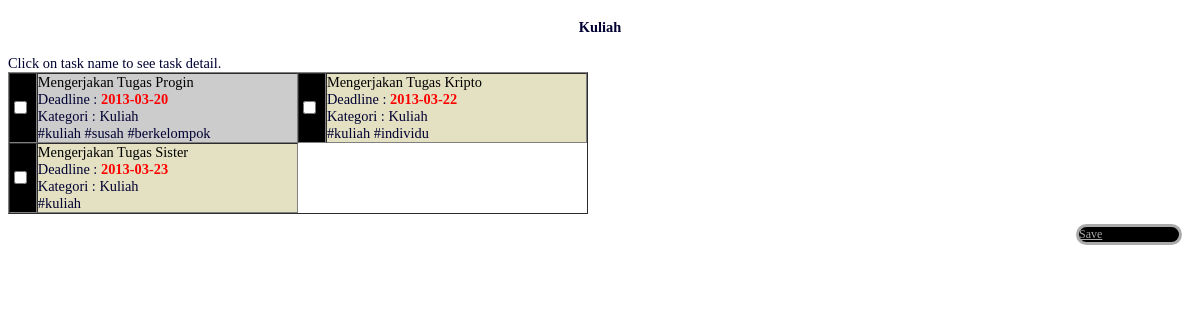
Screenshot of /src/kategori.php?categoryID=1 with the database file from the repository.
### tables this page shows
CREATE TABLE IF NOT EXISTS `category` (
  `categoryID` varchar(30) NOT NULL,
  `categoryname` varchar(30) NOT NULL,
  `creatorID` varchar(25) NOT NULL,
  PRIMARY KEY (`categoryID`)
);

CREATE TABLE IF NOT EXISTS `task` (
  `taskID` varchar(30) NOT NULL,
  `categoryID` varchar(30) NOT NULL,
  `username` varchar(30) NOT NULL,
  `taskname` varchar(30) NOT NULL,
  `status` INT NOT NULL,
  `deadline` date NOT NULL,
  PRIMARY KEY (`taskID`),
  KEY `task_ibfk_1` (`categoryID`),
  KEY `task_ibfk_2` (`username`)
);

CREATE TABLE IF NOT EXISTS `tag` (
  `taskID` varchar(30) NOT NULL,
  `tagname` varchar(30) NOT NULL,
  KEY `tag_ibfk_2` (`taskID`)
);

### model/Category.php (called while the page is built, shortened)
<?php
    class Category implements BaseModel {
		function __construct($id) {
			$db = mysqli_connect($GLOBALS['host'], $GLOBALS['username'], $GLOBALS['password'], $GLOBALS['dbname']);
			$format = "SELECT * FROM `category` WHERE `categoryID` = '%s';";
			$stmt = sprintf($format, $id);
			$result = mysqli_query($db, $stmt);
			if(mysqli_num_rows($result) > 0) {
				$row = $result->fetch_row();
			}
		}
		public function setData($name, $creatorID) {
			$this->name = $name;
		}
	}
?>

### model/DBGetter.php (called while the page is built, shortened)
<?php
    class DBGetter {
		public function getTagsFromTaskID($taskid) {
			$db = mysqli_connect($GLOBALS['host'], $GLOBALS['username'], $GLOBALS['password'], $GLOBALS['dbname']);
			$format = "SELECT * FROM `tag` WHERE `taskID` = '%s';";
			$stmt = sprintf($format, $taskid);
			$result = mysqli_query($db, $stmt);
			$tags = array();
			while($row = $result->fetch_row()) {
				$tags[] = new Tag($row[0], $row[1]);
			}
			return $tags;
		}
		public function getTasksFromCategory($categoryid) {
			$db = mysqli_connect($GLOBALS['host'], $GLOBALS['username'], $GLOBALS['password'], $GLOBALS['dbname']);
			$format = "SELECT * FROM `task` WHERE `categoryID` = '%s';";
			$stmt = sprintf($format, $categoryid);
			$result = mysqli_query($db, $stmt);
			$tasks = array();
			while($row = $result->fetch_row()) {
				$tasks[] = new Task($row[0]);
			}
			return $tasks;
		}
    }
?>

### model/Task.php (called while the page is built, shortened)
<?php
    class Task implements BaseModel {
		function __construct($id) {
			$db = mysqli_connect($GLOBALS['host'], $GLOBALS['username'], $GLOBALS['password'], $GLOBALS['dbname']);
			$format = "SELECT * FROM `task` WHERE `taskID` = '%s';";
			$stmt = sprintf($format, $id);
			$result = mysqli_query($db, $stmt);
			if(mysqli_num_rows($result) > 0) {
				$row = $result->fetch_row();
			}
			$this->id = $id;
		}
		public function setData($categoryID, $username, $taskname, $status, $deadline) {
			$this->categoryID = $categoryID;
			$this->taskname = $taskname;
			$this->deadline = $deadline;
    	}
		public function getCategory() {
			return new Category($this->categoryID);
		}
		public function getTags() {
			$dbg = new DBGetter();
			return $dbg->getTagsFromTaskID($this->id);
		}
		var $id;
		var $categoryID;
	}
?>

### model/Tag.php (called while the page is built, shortened)
<?php
    class Tag implements BaseModel {
		function __construct($taskid, $tagname) {
			$this->tagname = $tagname;
		}
	}
?>

### src/kategori.php (the view, shortened to what this page needs)
<!DOCTYPE html>
<head>
<link rel='stylesheet' type="text/css" href="../style/Design.css"/>
</head>
<body class="categoryfont">
<?php
	if(isset($_GET['action'])) {
		die("Cups");
	} else if(isset($_GET['categoryID'])) {
		printCategory(new Category($_GET['categoryID']));
		printSaveButton();
	} else {
		printAllCategories();
	}
?>
</body>
</html>
<?php
	function printCategory($category) {
		$dbg = new DBGetter();
		$tasks = $dbg->getTasksFromCategory($category->id);
		printf('<h4 align="center">%s</h4>', $category->name);
    	printf('Click on task name to see task detail.');
		printf('<table width="580" border="1" cellspacing="0" cellpadding="0">');
		$i = 0;
		$lim = (sizeof($tasks) % 2 == 0) ? sizeof($tasks) : sizeof($tasks) - 1 ;
		for(; $i < ($lim / 2); $i++) {
			printf("<tr>\n");
			for($j = 0; $j < 2; $j++) {
				printf('<td width="26" class="black"><input type="checkbox" /></td>');
				$task = $tasks[$i * 2 + $j];
				printf('<td width="264" class="%s"><a href="rinciantugas.php?taskid=%s" target="_parent" class="ordintext">%s</a><br />',
						(($i + $j) % 2 == 0) ? 'blue' : 'green', $task->id, $task->taskname);
				printf('Deadline : <b class="redtext">%s</b><br />', $task->deadline);
				printf('Kategori : %s<br />', $task->getCategory()->name);
				$tags = $task->getTags();
				foreach ($tags as $key => $value) {
					printf('#%s ', $value->tagname);
				}
				printf('</td>');
			}
			printf("</tr>\n");
		}
		if(sizeof($tasks) % 2 != 0) {
			printf("<tr>\n");
			printf('<td width="26" class="black"><input type="checkbox" /></td>');
			$task = $tasks[$i * 2];
			printf('<td width="264" class="%s"><a href="rinciantugas.php?taskid=%s" target="_parent" class="ordintext">%s</a><br />',
					(($i) % 2 == 0) ? 'blue' : 'green', $task->id, $task->taskname);
			printf('Deadline : <b class="redtext">%s</b><br />', $task->deadline);
			printf('Kategori : %s<br />', $task->getCategory()->name);
			$tags = $task->getTags();
			foreach ($tags as $key => $value) {
				printf('#%s ', $value->tagname);
			}
			printf('</td>');
			printf("</tr>\n");
		}
		printf('</table>');
	}
	function printSaveButton() {
		printf('<a class="categbutton" href="kategori.php?action=save">Save</a>');
	}
?>

### style/Design.css (style rules this page uses)
.categoryfont { font-family:Tahoma; color:#003; font-size:0.9em; background-color:#FFF }
.green { background-color:#E4E1C2; }
.black { background-color:#000; }
.blue { background-color:#CCC; }
.redtext { color:#F00; }
.ordintext { text-decoration:none; color:#000; }
.categbutton { width:100px; font-size:12px; margin-top:10px; margin-left:5px; margin-right:10px; background-color:#000; border:solid; color:#aaaaaa; float:right; -webkit-border-radius: 20px; -moz-border-radius: 20px; border-radius: 20px; }

### rows the page displays
category: categoryname "Kuliah"
task: taskname "Mengerjakan Tugas Progin", deadline "2013-03-20", categoryID.creatorID "Kuliah"
tag: tagname "kuliah"
tag: tagname "susah"
tag: tagname "berkelompok"
task: taskname "Mengerjakan Tugas Kripto", deadline "2013-03-22", categoryID.creatorID "Kuliah"
tag: tagname "kuliah"
tag: tagname "individu"
task: taskname "Mengerjakan Tugas Sister", deadline "2013-03-23", categoryID.creatorID "Kuliah"
tag: tagname "kuliah"
